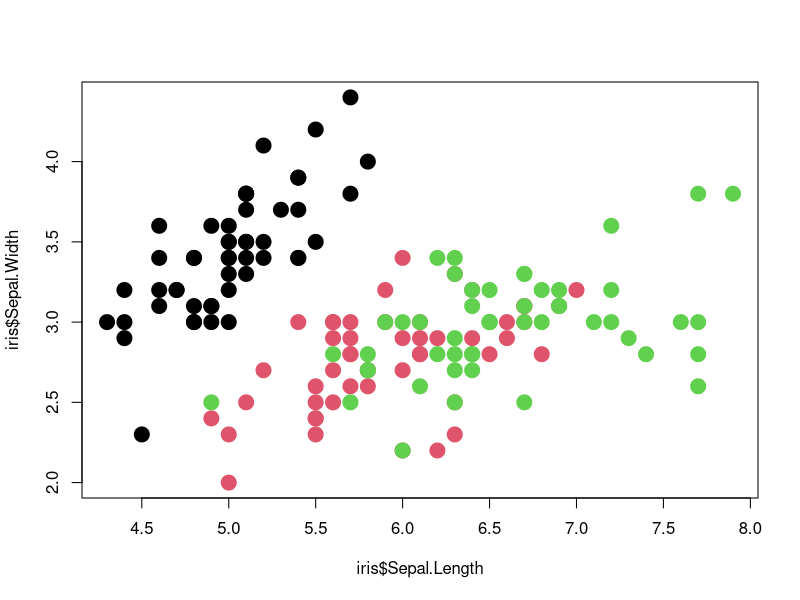

Recreate this plot in R.
## ---- chunk 1
head(iris)
levels(iris$Species)
## ---- chunk 2
plot(x = iris$Sepal.Length, y = iris$Sepal.Width, pch=20,cex=3,col=iris$Species)
## ---- chunk 3
   summary(lm(iris$Sepal.Width ~ iris$Sepal.Length))
